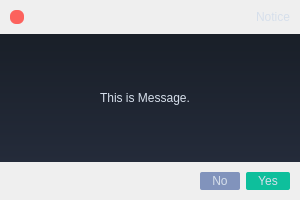
<?xml version="1.0" encoding="UTF-8"?>
<ui version="4.0">
 <class>BBConfirmationDialog</class>
 <widget class="QWidget" name="BBConfirmationDialog">
  <property name="geometry">
   <rect>
    <x>0</x>
    <y>0</y>
    <width>300</width>
    <height>200</height>
   </rect>
  </property>
  <property name="minimumSize">
   <size>
    <width>0</width>
    <height>0</height>
   </size>
  </property>
  <property name="maximumSize">
   <size>
    <width>16777215</width>
    <height>16777215</height>
   </size>
  </property>
  <property name="windowTitle">
   <string>Form</string>
  </property>
  <property name="styleSheet">
   <string notr="true">QDialog {
    background: rgb(14, 19, 25);
}

#labelTitle {
    color: #d6dfeb;
    font: 10pt &quot;Arial&quot;;
}

QPushButton {
    border: none;
    border-radius: 6px;
    color: #d6dfeb;
    font: 9pt &quot;Arial&quot;;
}

#buttonClose {
    background-color: rgb(252, 98, 93);
}

#buttonClose:pressed {
    background-color: rgb(239, 78, 73);
}

#bodyWidget {
    background: qlineargradient(x1: 0, y1: 0, x2: 0, y2: 1, stop: 0 #191f28, stop: 1 rgb(36, 43, 58));
}

#labelIcon {
    image: url(../../resources/icons/notice.png);
}

#scrollAreaWidgetContents { /*The background color of the scroll area*/
    background: transparent;
}

QScrollArea { /*When both the horizontal and vertical scroll bars appear, the background color of the small square in the lower right corner*/
    background: transparent;
    border: none;
}

#labelMessage {
    color: #d6dfeb;
    font: 9pt &quot;Arial&quot;;
}

#buttonNo {
    border-radius: 2px;
    padding: 2px 12px;
    background: #8193bc;
}

#buttonNo:hover {
    background: #8c8193bc;
}

#buttonYes {
    border-radius: 2px;
    padding: 2px 12px;
    background: #0ebf9c;
}

#buttonYes:hover {
    background: #8c0ebf9c;
}</string>
  </property>
  <layout class="QVBoxLayout" name="mainLayout">
   <property name="spacing">
    <number>10</number>
   </property>
   <property name="leftMargin">
    <number>0</number>
   </property>
   <property name="topMargin">
    <number>10</number>
   </property>
   <property name="rightMargin">
    <number>0</number>
   </property>
   <property name="bottomMargin">
    <number>10</number>
   </property>
   <item alignment="Qt::AlignTop">
    <widget class="QWidget" name="topWidget">
     <layout class="QHBoxLayout" name="topWidgetLayout">
      <property name="leftMargin">
       <number>10</number>
      </property>
      <property name="topMargin">
       <number>0</number>
      </property>
      <property name="rightMargin">
       <number>10</number>
      </property>
      <property name="bottomMargin">
       <number>0</number>
      </property>
      <item alignment="Qt::AlignLeft">
       <widget class="QPushButton" name="buttonClose">
        <property name="minimumSize">
         <size>
          <width>14</width>
          <height>14</height>
         </size>
        </property>
        <property name="maximumSize">
         <size>
          <width>14</width>
          <height>14</height>
         </size>
        </property>
        <property name="text">
         <string/>
        </property>
       </widget>
      </item>
      <item alignment="Qt::AlignRight">
       <widget class="QLabel" name="labelTitle">
        <property name="text">
         <string>Notice</string>
        </property>
       </widget>
      </item>
     </layout>
    </widget>
   </item>
   <item>
    <widget class="QWidget" name="bodyWidget">
     <property name="sizePolicy">
      <sizepolicy hsizetype="Preferred" vsizetype="Preferred">
       <horstretch>1</horstretch>
       <verstretch>1</verstretch>
      </sizepolicy>
     </property>
     <layout class="QHBoxLayout" name="bodyWidgetLayout">
      <property name="spacing">
       <number>20</number>
      </property>
      <property name="leftMargin">
       <number>20</number>
      </property>
      <property name="topMargin">
       <number>10</number>
      </property>
      <property name="rightMargin">
       <number>20</number>
      </property>
      <property name="bottomMargin">
       <number>10</number>
      </property>
      <item>
       <widget class="QLabel" name="labelIcon">
        <property name="text">
         <string/>
        </property>
        <property name="sizePolicy">
         <sizepolicy hsizetype="Preferred" vsizetype="Preferred">
          <horstretch>1</horstretch>
          <verstretch>1</verstretch>
         </sizepolicy>
        </property>
       </widget>
      </item>
      <item>
       <widget class="QScrollArea" name="scrollArea">
        <property name="sizePolicy">
         <sizepolicy hsizetype="Preferred" vsizetype="Ignored">
          <horstretch>3</horstretch>
          <verstretch>1</verstretch>
         </sizepolicy>
        </property>
        <property name="widgetResizable">
         <bool>true</bool>
        </property>
        <property name="verticalScrollBarPolicy">
         <enum>Qt::ScrollBarAlwaysOff</enum>
        </property>
        <widget class="QWidget" name="scrollAreaWidgetContents">
         <layout class="QVBoxLayout" name="scrollAreaLayout">
          <property name="spacing">
           <number>0</number>
          </property>
          <property name="leftMargin">
           <number>0</number>
          </property>
          <property name="topMargin">
           <number>0</number>
          </property>
          <property name="rightMargin">
           <number>0</number>
          </property>
          <property name="bottomMargin">
           <number>0</number>
          </property>
          <item>
           <widget class="QLabel" name="labelMessage">
            <property name="text">
             <string>This is Message.</string>
            </property>
            <property name="wordWrap">
             <bool>true</bool>
            </property>
           </widget>
          </item>
         </layout>
        </widget>
       </widget>
      </item>
     </layout>
    </widget>
   </item>
   <item alignment="Qt::AlignBottom | Qt::AlignRight">
    <widget class="QWidget" name="bottomWidget">
     <layout class="QHBoxLayout" name="bottomWidgetLayout">
      <property name="leftMargin">
       <number>10</number>
      </property>
      <property name="topMargin">
       <number>0</number>
      </property>
      <property name="rightMargin">
       <number>10</number>
      </property>
      <property name="bottomMargin">
       <number>0</number>
      </property>
      <item>
       <widget class="QPushButton" name="buttonNo">
        <property name="text">
         <string>No</string>
        </property>
       </widget>
      </item>
      <item>
       <widget class="QPushButton" name="buttonYes">
        <property name="text">
         <string>Yes</string>
        </property>
       </widget>
      </item>
     </layout>
    </widget>
   </item>
  </layout>
 </widget>
 <connections>
  <connection>
   <sender>buttonClose</sender>
   <signal>clicked()</signal>
   <receiver>BBConfirmationDialog</receiver>
   <slot>reject()</slot>
  </connection>
  <connection>
   <sender>buttonNo</sender>
   <signal>clicked()</signal>
   <receiver>BBConfirmationDialog</receiver>
   <slot>reject()</slot>
  </connection>
  <connection>
   <sender>buttonYes</sender>
   <signal>clicked()</signal>
   <receiver>BBConfirmationDialog</receiver>
   <slot>accept()</slot>
  </connection>
 </connections>
</ui>
